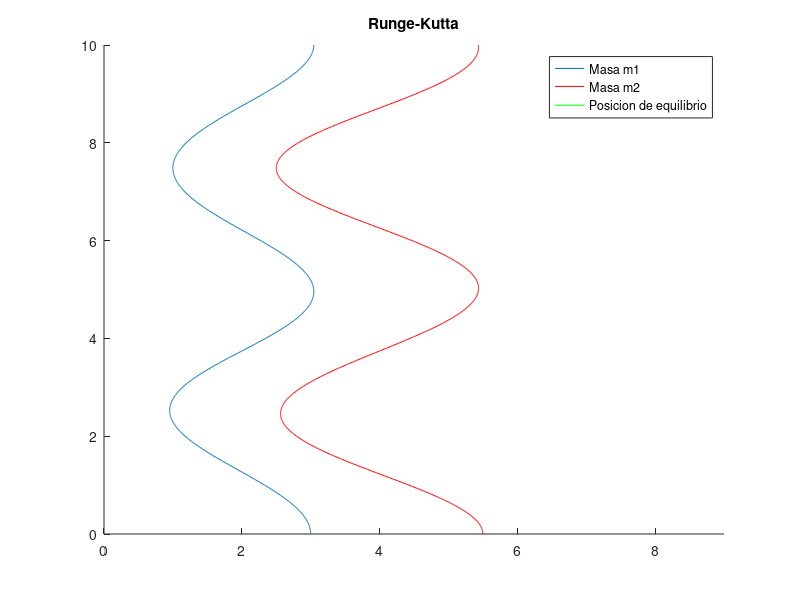

MATLAB code for this plot:
% sistema de 2 masas y 3 muelles
 clear all
 % Intervalo de tiempo
 t0=0;
 tN=10;
 % Datos
 k1=4;
 k2=2;
 k3=1;
m1=2;
m2=1;
%Condiciones iniciales
x0=1;
y0=1.5;
u0=0;
v0=0;

N=1000; % Pasos
h=(tN-t0)/N; % Intervalo


% Primeros valores
xx(1)=x0;
yy(1)=y0;
uu(1)=u0;
vv(1)=v0;

% Metodo de Runge-Kutta


for n=1:N
    % Primera K
    k1x=uu(n); % dx
    k1y=vv(n); % dy
    k1u=-(k2+k1)/m1*xx(n)+k2/m1*yy(n); % d2x
    k1v=k2/m2*xx(n)-((k2+k3)/m2)*yy(n);% d2y
    
    % Segunda K
    k2x=uu(n)+1/2*h*k1u;
    k2y=vv(n)+1/2*h*k1v;
    k2u=-(k2+k1)/m1*(xx(n)+1/2*h*k1x)+k2/m1*(yy(n)+1/2*k1y*h);
    k2v=k2/m2*(xx(n)+1/2*h*k1x)-((k2+k3)/m2)*(yy(n)+1/2*k1y*h);
    
    % Tercera K
    k3x=uu(n)+1/2*h*k2u;
    k3y=vv(n)+1/2*h*k2v;
    k3u=-(k2+k1)/m1*(xx(n)+1/2*h*k2x)+k2/m1*(yy(n)+1/2*k2y*h);
    k3v=k2/m2*(xx(n)+1/2*h*k2x)-((k2+k3)/m2)*(yy(n)+1/2*k2y*h);
    
    % Cuarta K
    k4x=uu(n)+h*k3u;
    k4y=vv(n)+h*k3v;
    k4u=-(k2+k1)/m1*(xx(n)+h*k3x)+k2/m1*(yy(n)+k3y*h);
    k4v=k2/m2*(xx(n)+h*k3x)-((k2+k3)/m2)*(yy(n)+k3y*h);
    
    
    xx(n+1)=xx(n)+(h/6)*(k1x+2*k2x+2*k3x+k4x);
    yy(n+1)=yy(n)+(h/6)*(k1y+2*k2y+2*k3y+k4y);
    uu(n+1)=uu(n)+(h/6)*(k1u+2*k2u+2*k3u+k4u);
    vv(n+1)=vv(n)+(h/6)*(k1v+2*k2v+2*k3v+k4v);
end

t=t0:h:tN;
axis([0,9,0,10])
hold on
title('Runge-Kutta')
plot(xx+2,t,'-')
plot(yy+4,t,'-r')
plot(2,t,'-g')
plot(4,t,'-g')
legend('Masa m1','Masa m2','Posicion de equilibrio')
hold off